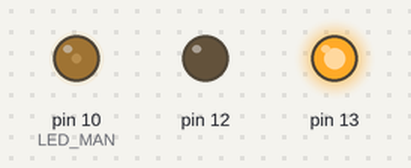
Bench run of a sketch on a simulated Arduino Uno, built with avr-gcc and run on an emulated ATmega328P. Shown: output pins drawn as LEDs (lit = HIGH).

Above: at 0.05 s.
At 1.35 s:
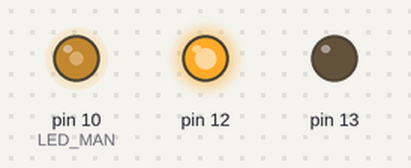
At 2.65 s:
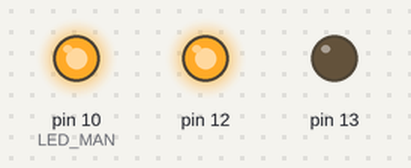
Timing chart, 0 to 6.2 s (numbered marks = the images above):
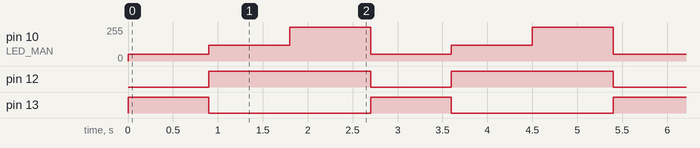

The sketch:

______1.ino
```cpp
    #define LED_MAN 10

    void setup()
    {
      // настраиваем пин №13 в режим выхода,
      // т.е. в режим источника напряжения
      pinMode(13, OUTPUT);
      pinMode(12, OUTPUT);
      pinMode(LED_MAN, OUTPUT);
    }

    void loop()
    {
      // подаём на пин 13 «высокий сигнал» (англ. «high»), т.е.
      // выдаём 5 вольт. Через светодиод побежит ток.
      // Это заставит его светиться
      digitalWrite(13, HIGH);
      digitalWrite(12, LOW);
      analogWrite(LED_MAN, 50);

      // задерживаем (англ. «delay») микроконтроллер в этом
      // состоянии на 100 миллисекунд
      delay(900);

      // подаём на пин 13 «низкий сигнал» (англ. «low»), т.е.
      // выдаём 0 вольт или, точнее, приравниваем пин 13 к земле.
      // В результате светодиод погаснет
      digitalWrite(13, LOW);
      digitalWrite(12, HIGH);
      analogWrite(LED_MAN, 120);

      // замираем в этом состоянии на 900 миллисекунд
      delay(900);

      // после «размораживания» loop сразу же начнёт исполняться
      // вновь, и со стороны это будет выглядеть так, будто
      // светодиод мигает раз в 100 мс + 900 мс = 1000 мс = 1 сек
      analogWrite(LED_MAN, 255);
      delay(900);

    }
```

Measured:
- by itself, pin 10 (LED_MAN): repeats every 2.7 s: 120/255 0.90 s, 255/255 0.90 s, 50/255 0.90 s
- by itself, pin 12: alternates HIGH for 1.8 s and LOW for 0.90 s
- by itself, pin 13: alternates HIGH for 0.90 s and LOW for 1.8 s
